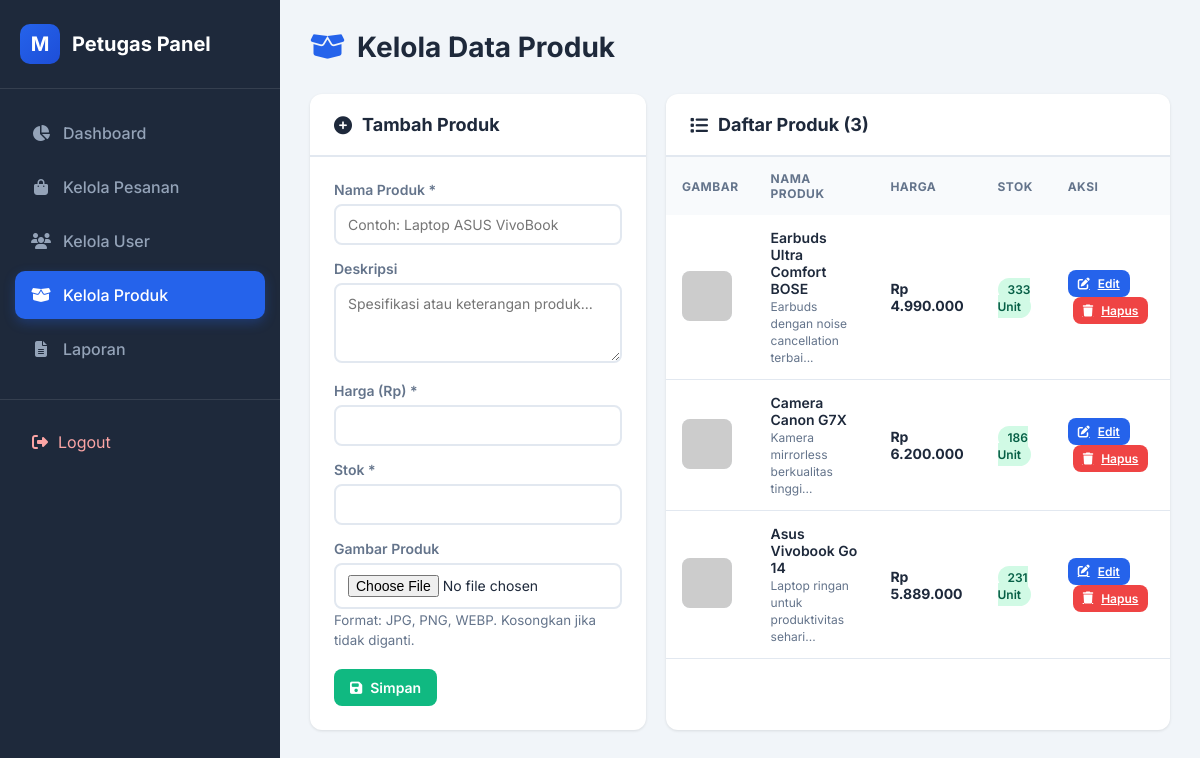
The page /petugas/kelola_data_produk.php (signed in) on the database its author committed.
### tables this page shows
CREATE TABLE `products` (
  `id` int(11) NOT NULL AUTO_INCREMENT,
  `nama_produk` varchar(255) NOT NULL,
  `harga` decimal(10,2) NOT NULL,
  `stok` int(11) NOT NULL,
  `deskripsi` text DEFAULT NULL,
  `gambar` varchar(255) DEFAULT 'default.jpg',
  `created_at` timestamp NOT NULL DEFAULT current_timestamp(),
  PRIMARY KEY (`id`)
);

### petugas/kelola_data_produk.php (the view, shortened to what this page needs)
<?php
include '../config.php';
$edit = null;
$produk = mysqli_query($koneksi, "SELECT * FROM products ORDER BY id DESC");
?>
<!DOCTYPE html>
<html lang="id">
<head>
    <link rel="stylesheet" href="https://cdnjs.cloudflare.com/ajax/libs/font-awesome/6.4.0/css/all.min.css">
</head>
<body>
    <div class="wrapper">
        <aside class="sidebar">
            <div class="sidebar-header">
                <div class="brand-icon">M</div>
                <div class="brand-text">Petugas Panel</div>
            </div>
            <nav class="sidebar-menu">
                <a href="dashboard.php" class="menu-item <?= basename($_SERVER['PHP_SELF']) == 'dashboard.php' ? 'active' : '' ?>">
                    <i class="fas fa-chart-pie"></i> Dashboard
                </a>
                <a href="kelola_pesanan.php" class="menu-item <?= basename($_SERVER['PHP_SELF']) == 'kelola_pesanan.php' ? 'active' : '' ?>">
                    <i class="fas fa-shopping-bag"></i> Kelola Pesanan
                </a>
                <a href="kelola_data_user.php" class="menu-item <?= basename($_SERVER['PHP_SELF']) == 'kelola_data_user.php' ? 'active' : '' ?>">
                    <i class="fas fa-users"></i> Kelola User
                </a>
                <a href="kelola_data_produk.php" class="menu-item <?= basename($_SERVER['PHP_SELF']) == 'kelola_data_produk.php' ? 'active' : '' ?>">
                    <i class="fas fa-box-open"></i> Kelola Produk
                </a>
                <a href="laporan.php" class="menu-item <?= basename($_SERVER['PHP_SELF']) == 'laporan.php' ? 'active' : '' ?>">
                    <i class="fas fa-file-alt"></i> Laporan
                </a>
            </nav>
            <div class="sidebar-footer">
                <a href="../auth/logout.php" class="logout" onclick="return confirm('Yakin ingin logout?')">
                    <i class="fas fa-sign-out-alt"></i> Logout
                </a>
            </div>
        </aside>
        <main class="main-content">
            <div class="page-header">
                <h1 class="page-title"><i class="fas fa-box-open"></i> Kelola Data Produk</h1>
            </div>
            <div class="grid-layout">
                <div class="card">
                    <div class="card-header">
                        <h3 class="card-title">
                            <i class="fas fa-<?= isset($edit) ? 'edit' : 'plus-circle' ?>"></i>
                            <?= isset($edit) ? 'Edit' : 'Tambah' ?> Produk
                        </h3>
                    </div>
                    <div class="card-body">
                        <form method="POST" enctype="multipart/form-data">
                            <div class="form-group">
                                <label>Nama Produk *</label>
                                <input type="text" name="nama" value="<?= $edit['nama_produk'] ?? '' ?>" required placeholder="Contoh: Laptop ASUS VivoBook">
                            </div>
                            <div class="form-group">
                                <label>Deskripsi</label>
                                <textarea name="deskripsi" placeholder="Spesifikasi atau keterangan produk..."><?= $edit['deskripsi'] ?? '' ?></textarea>
                            </div>
                            <div class="form-group">
                                <label>Harga (Rp) *</label>
                                <input type="number" name="harga" value="<?= $edit['harga'] ?? '' ?>" required min="0" step="1000">
                            </div>
                            <div class="form-group">
                                <label>Stok *</label>
                                <input type="number" name="stok" value="<?= $edit['stok'] ?? '' ?>" required min="0">
                            </div>
                            <div class="form-group">
                                <label>Gambar Produk</label>
                                <input type="file" name="gambar" accept="image/*">
                                <small style="color: var(--gray);">Format: JPG, PNG, WEBP. Kosongkan jika tidak diganti.</small>
                            </div>
                            <div style="display: flex; gap: 10px; margin-top: 20px;">
                                <button type="submit" name="simpan" class="btn btn-success">
                                    <i class="fas fa-save"></i> Simpan
                                </button>
                            </div>
                        </form>
                    </div>
                </div>
                <div class="card">
                    <div class="card-header">
                        <h3 class="card-title"><i class="fas fa-list"></i> Daftar Produk (<?= mysqli_num_rows($produk) ?>)</h3>
                    </div>
                    <div style="overflow-x: auto;">
                        <table>
                            <thead>
                                <tr>
                                    <th>Gambar</th>
                                    <th>Nama Produk</th>
                                    <th>Harga</th>
                                    <th>Stok</th>
                                    <th>Aksi</th>
                                </tr>
                            </thead>
                            <tbody>
                                <?php while($p = mysqli_fetch_assoc($produk)): ?>
                                <tr>
                                    <td><img src="../uploads/<?= htmlspecialchars($p['gambar']) ?>" class="prod-img" onerror="this.src='https://via.placeholder.com/50?text=No'"></td>
                                    <td>
                                        <div style="font-weight: 600;"><?= htmlspecialchars($p['nama_produk']) ?></div>
                                        <small style="color: var(--gray); font-size: 12px;"><?= substr(htmlspecialchars($p['deskripsi']), 0, 40) ?>...</small>
                                    </td>
                                    <td><strong>Rp <?= number_format($p['harga'], 0, ',', '.') ?></strong></td>
                                    <td>
                                        <span class="stok-badge <?= $p['stok'] > 0 ? 'stok-aman' : 'stok-habis' ?>">
                                            <?= $p['stok'] > 0 ? $p['stok'] . ' Unit' : 'Habis' ?>
                                        </span>
                                    </td>
                                    <td>
                                        <a href="?edit=<?= $p['id'] ?>" class="btn btn-primary btn-sm">
                                            <i class="fas fa-edit"></i> Edit
                                        </a>
                                        <a href="?hapus=<?= $p['id'] ?>" class="btn btn-danger btn-sm" onclick="return confirm('Hapus produk <?= htmlspecialchars($p['nama_produk']) ?>?')" style="margin-left: 5px;">
                                            <i class="fas fa-trash"></i> Hapus
                                        </a>
                                    </td>
                                </tr>
                                <?php endwhile; ?>
                            </tbody>
                        </table>
                    </div>
                </div>
            </div>
        </main>
    </div>
</body>
</html>

### petugas/kelola_data_produk.php (style rules this page uses)
:root { --primary: #2563eb; --primary-dark: #1d4ed8; --success: #10b981; --danger: #ef4444; --dark: #1e293b; --gray: #64748b; --border: #e2e8f0; --shadow: 0 1px 3px rgba(0,0,0,0.1); }
* { margin: 0; padding: 0; box-sizing: border-box; font-family: 'Inter', sans-serif; }
body { background: #f1f5f9; color: var(--dark); }
.wrapper { display: flex; min-height: 100vh; }
.sidebar { width: 280px; background: var(--dark); position: fixed; left: 0; top: 0; height: 100vh; overflow-y: auto; }
.sidebar-header { padding: 24px 20px; border-bottom: 1px solid rgba(255,255,255,0.1); display: flex; align-items: center; gap: 12px; }
.brand-icon { width: 40px; height: 40px; background: linear-gradient(135deg, var(--primary), var(--primary-dark)); border-radius: 10px; display: flex; align-items: center; justify-content: center; color: white; font-weight: 700; font-size: 20px; }
.brand-text { color: white; font-size: 20px; font-weight: 700; }
.sidebar-menu { padding: 20px 15px; }
.menu-item { display: flex; align-items: center; gap: 12px; padding: 14px 16px; color: #94a3b8; text-decoration: none; border-radius: 10px; margin-bottom: 6px; transition: all 0.3s; font-weight: 500; }
.menu-item.active { background: var(--primary); color: white; box-shadow: 0 4px 12px rgba(37, 99, 235, 0.3); }
.menu-item i { width: 20px; text-align: center; font-size: 16px; }
.sidebar-footer { padding: 20px; border-top: 1px solid rgba(255,255,255,0.1); }
.logout { display: flex; align-items: center; gap: 10px; color: #fca5a5; text-decoration: none; padding: 12px; border-radius: 10px; transition: all 0.3s; }
.main-content { margin-left: 280px; flex: 1; padding: 30px; }
.page-header { display: flex; justify-content: space-between; align-items: center; margin-bottom: 30px; }
.page-title { font-size: 28px; font-weight: 700; display: flex; align-items: center; gap: 12px; }
.page-title i { color: var(--primary); }
.grid-layout { display: grid; grid-template-columns: 1fr 1.5fr; gap: 20px; }
.card { background: white; border-radius: 12px; box-shadow: var(--shadow); overflow: hidden; }
.card-header { padding: 20px 24px; border-bottom: 2px solid var(--border); }
.card-title { font-size: 18px; font-weight: 700; display: flex; align-items: center; gap: 10px; }
.card-body { padding: 24px; }
.form-group { margin-bottom: 15px; }
.form-group label { display: block; font-weight: 600; margin-bottom: 6px; font-size: 14px; color: var(--gray); }
.form-group input, .form-group textarea { width: 100%; padding: 10px 12px; border: 2px solid var(--border); border-radius: 8px; font-size: 14px; transition: 0.2s; }
.form-group textarea { resize: vertical; min-height: 80px; }
table { width: 100%; border-collapse: collapse; }
thead { background: #f8fafc; }
th { padding: 14px 16px; text-align: left; font-size: 12px; font-weight: 700; color: var(--gray); text-transform: uppercase; letter-spacing: 0.5px; }
td { padding: 14px 16px; font-size: 14px; border-bottom: 1px solid var(--border); vertical-align: middle; }
.prod-img { width: 50px; height: 50px; object-fit: cover; border-radius: 8px; background: #f1f5f9; }
.stok-badge { padding: 4px 10px; border-radius: 12px; font-size: 12px; font-weight: 600; }
.stok-aman { background: #d1fae5; color: #065f46; }
.btn { padding: 10px 16px; border-radius: 8px; border: none; font-weight: 600; cursor: pointer; transition: 0.2s; display: inline-flex; align-items: center; gap: 8px; font-size: 14px; }
.btn-primary { background: var(--primary); color: white; }
.btn-success { background: var(--success); color: white; }
.btn-danger { background: var(--danger); color: white; }
.btn-sm { padding: 6px 10px; font-size: 12px; }

### rows shown on the page
products: nama_produk "Earbuds Ultra Comfort BOSE", deskripsi "Earbuds dengan noise cancellation terbai", harga "4.990.000", stok "333"
products: nama_produk "Camera Canon G7X", deskripsi "Kamera mirrorless berkualitas tinggi", harga "6.200.000", stok "186"
products: nama_produk "Asus Vivobook Go 14", deskripsi "Laptop ringan untuk produktivitas sehari", harga "5.889.000", stok "231"

### other values the page prints
mysqli_num_rows($produk) "3"
